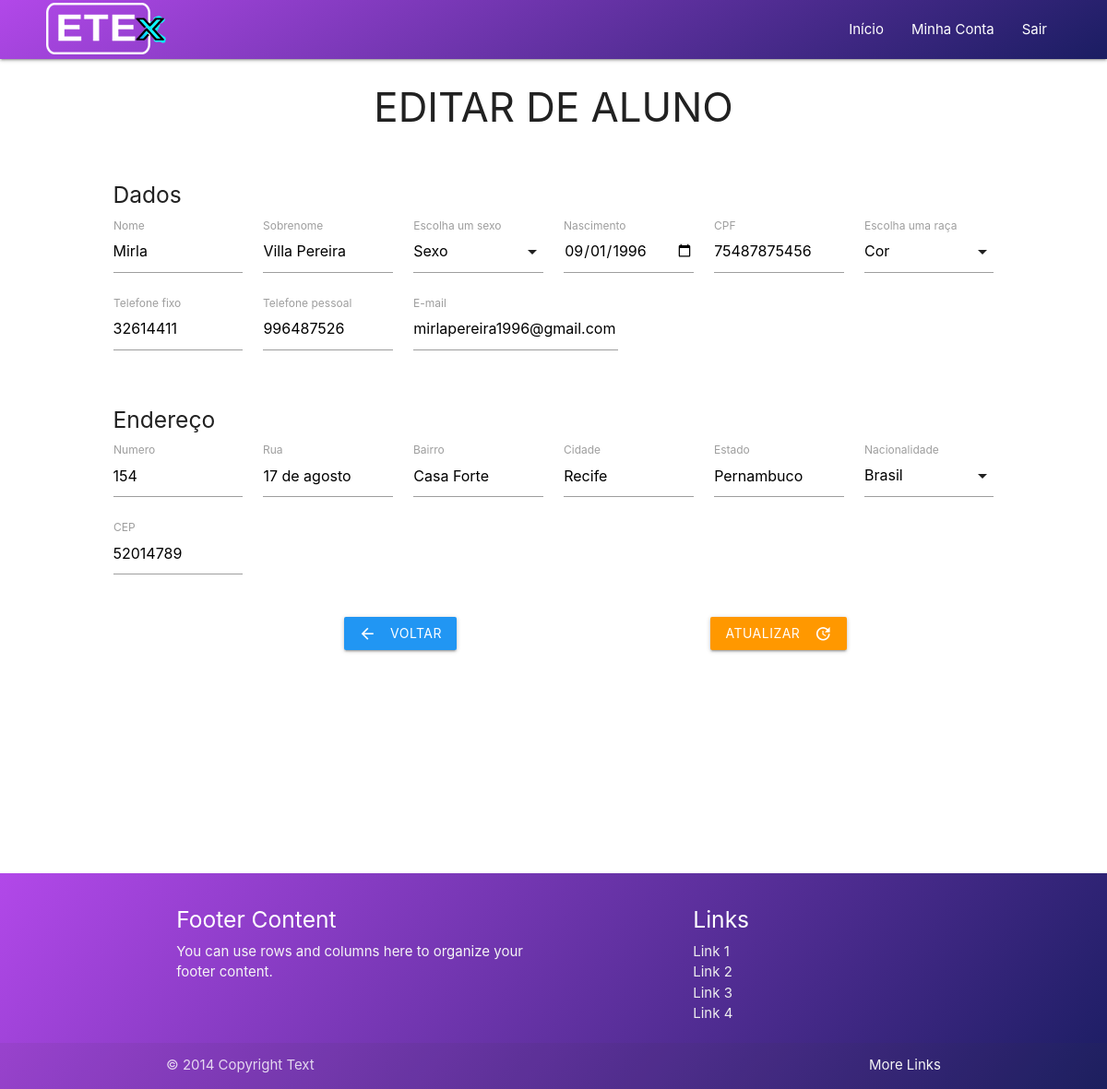
/portal/admin/Aluno/editar-aluno.php?id=1, run on the app's committed database.
### tables this page shows
CREATE TABLE IF NOT EXISTS `alunos` (
  `id_aluno` int(11) NOT NULL AUTO_INCREMENT,
  `nome_aluno` varchar(40) DEFAULT NULL,
  `matricula_aluno` varchar(64) DEFAULT NULL,
  `sobrenome_aluno` varchar(40) DEFAULT NULL,
  `nascimento_aluno` varchar(40) DEFAULT NULL,
  `sexo_aluno` varchar(40) DEFAULT NULL,
  `cor_aluno` varchar(40) DEFAULT NULL,
  `cpf_aluno` varchar(45) NOT NULL,
  `email_aluno` varchar(40) DEFAULT NULL,
  `fone_pessoal_aluno` varchar(40) DEFAULT NULL,
  `fone_fixo_aluno` varchar(40) DEFAULT NULL,
  `numero_endereco_aluno` varchar(40) DEFAULT NULL,
  `rua_endereco_aluno` varchar(40) DEFAULT NULL,
  `bairro_endereco_aluno` varchar(40) DEFAULT NULL,
  `cidade_endereco_aluno` varchar(40) DEFAULT NULL,
  `estado_endereco_aluno` varchar(40) DEFAULT NULL,
  `pais_endereco_aluno` varchar(40) DEFAULT NULL,
  `cep_endereco_aluno` varchar(40) DEFAULT NULL,
  `foto_aluno` blob,
  PRIMARY KEY (`id_aluno`),
  UNIQUE KEY `cpf_aluno` (`cpf_aluno`)
);

### model/Aluno/AlunoDao.class.php (called while the page is built, shortened)
<?php
class AlunoDao implements InterfaceAluno {
    public function buscarAluno($id) {
        $db_conexao = new Database();
        $conn = $db_conexao->dbConexao();
        $stmt = $conn->prepare("SELECT `matricula_aluno`,
                    `nome_aluno`,
                    `sobrenome_aluno`,
                    `nascimento_aluno`,
                    `sexo_aluno`,
                    `cpf_aluno`,
                    `fone_fixo_aluno`,
                    `fone_pessoal_aluno`,
                    `email_aluno`,
                    `cor_aluno`,
                    `numero_endereco_aluno`,
                    `rua_endereco_aluno`,
                    `bairro_endereco_aluno`,
                    `cidade_endereco_aluno`,
                    `estado_endereco_aluno`,
                    `pais_endereco_aluno`,
                    `cep_endereco_aluno`
                    FROM `alunos` WHERE `id_aluno` = :ID");
        $stmt->bindParam(":ID", $id);
        try {
            $stmt->execute();
            return $stmt->fetchAll(PDO::FETCH_ASSOC);
        } catch (Exception $e) {
            return $result = "Erro: " . $e;
        }
    }
}

### controller/AlunoController.class.php (called while the page is built, shortened)
<?php
include_once __DIR__ . '/../model/Aluno/AlunoDao.class.php';
class AlunoController implements InterfaceAluno {
    public function buscarAluno($id) {
        $buscar = new AlunoDao();
        return $buscar->buscarAluno($id);
    }
}

### view/Aluno/editarAluno.view.php (the view, shortened to what this page needs)
<?php
foreach ($dadosAluno as $dado):
?>
    <div class="col l12 m12">
        <h5>Dados</h5>
    </div>
    <div class="input-field col l2 m2">
        <input type="text" name="nome" id="name" value="<?php echo $dado['nome_aluno']; ?>">
        <label for="name">Nome</label>
    </div>
    <div class="input-field col l2 m2">
        <input type="text" name="sobrenome" id="lastName" value="<?php echo $dado['sobrenome_aluno']; ?>">
        <label for="lastName">Sobrenome</label>
    </div>
    <div class="input-field col l2 m2">
        <label>Escolha um sexo</label>
    </div>
    <div class="input-field col l2 m2">
        <input type="date" name="nascimento" id="birthday" value="<?php echo $dado['nascimento_aluno']; ?>">
        <label for="birthday">Nascimento</label>
    </div>
    <div class="input-field col l2 m2">
        <input type="number" name="cpf" id="cpf" value="<?php echo $dado['cpf_aluno']; ?>">
        <label for="cpf">CPF</label>
    </div>
    <div class="input-field col l2 m2">
        <label>Escolha uma raça</label>
    </div>
    <div class="input-field col l2 m2">
        <input type="number" name="foneF" id="foneF" value="<?php echo $dado['fone_fixo_aluno']; ?>">
        <label for="foneF">Telefone fixo</label>
    </div>
    <div class="input-field col l2 m2">
        <input type="number" name="foneP" id="foneP" value="<?php echo $dado['fone_pessoal_aluno']; ?>">
        <label for="foneP">Telefone pessoal</label>
    </div>
    <div class="input-field col l3 m2">
        <input type="email" name="email" id="email" value="<?php echo $dado['email_aluno']; ?>">
        <label for="email">E-mail</label>
    </div>
<?php
endforeach;
?>

### view/Endereco/editarEndereco.view.php (shortened to what this page needs)
<?php
foreach ($dadosAluno as $dado):
?>
    <div class="col l12 m12"></br>
        <h5>Endereço</h5>
    </div>
    <div class="input-field col l2 m2">
        <input type="text" name="numero" id="number" value="<?php echo $dado['numero_endereco_aluno']; ?>">
        <label for="number">Numero</label>
    </div>
    <div class="input-field col l2 m2">
        <input type="text" name="rua" id="streeat" value="<?php echo $dado['rua_endereco_aluno']; ?>">
        <label for="streeat">Rua</label>
    </div>
    <div class="input-field col l2 m2">
        <input type="text" name="bairro" id="neighborhood" value="<?php echo $dado['bairro_endereco_aluno']; ?>">
        <label for="neighborhood">Bairro</label>
    </div>
    <div class="input-field col l2 m2">
        <input type="text" name="cidade" id="city" value="<?php echo $dado['cidade_endereco_aluno']; ?>">
        <label for="city">Cidade</label>
    </div>
    <div class="input-field col l2 m2">
        <input type="text" name="estado" id="state" value="<?php echo $dado['estado_endereco_aluno']; ?>">
        <label for="state">Estado</label>
    </div>
    <div class="input-field col l2 m2">
        <label>Nacionalidade</label>
    </div>
    <div class="input-field col l2 m2">
        <input type="number" name="cep" id="cep"  value="<?php echo $dado['cep_endereco_aluno']; ?>">
        <label for="cep">CEP</label>
    </div>
<?php
endforeach;
?>

### assets/css/style-logado.css (style rules this page uses)
* { margin: 0; padding: 0; }
body { height: 700px; overflow-x: hidden; }
input[type=number] { -moz-appearance: textfield; appearance: textfield; }

### data on the page
alunos: nome "Mirla", sobrenome "Villa Pereira", nascimento "09/01/1996", cpf "75487875456", foneF "32614411", foneP "996487526", email "mirlapereira1996@gmail.com", numero "154", rua "17 de agosto", bairro "Casa Forte", cidade "Recife", estado "Pernambuco", cep "52014789"
